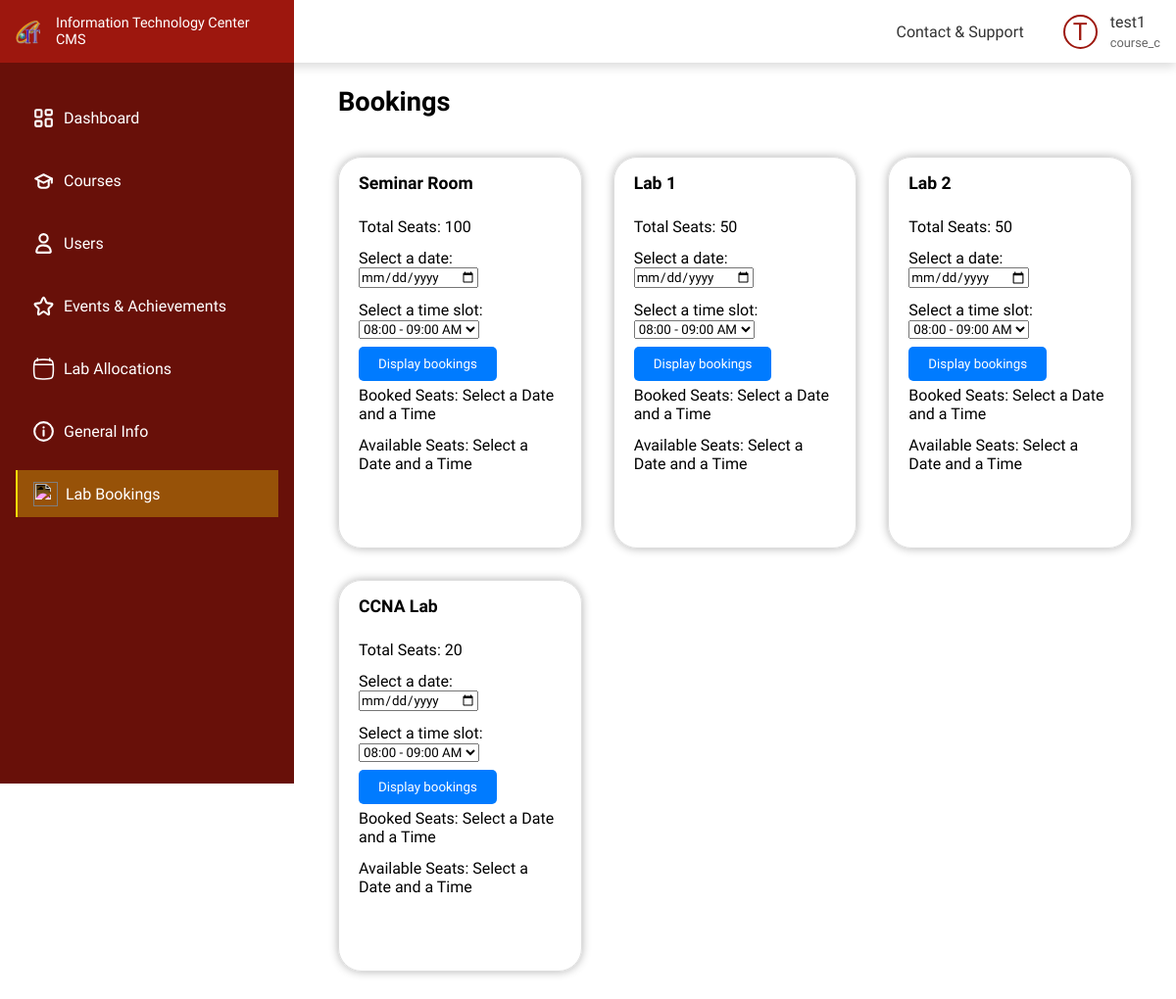
/pages/bookings/index.php (signed in), run on the app's committed database.
### tables this page shows
CREATE TABLE
    IF NOT EXISTS `user` (
        `u_id` int(10) UNSIGNED NOT NULL AUTO_INCREMENT,
        `user_name` varchar(50) NOT NULL,
        `email` varchar(100) NOT NULL,
        `password` varchar(255) NOT NULL,
        `contact` varchar(20) NOT NULL,
        `clearense` varchar(20) NOT NULL,
        PRIMARY KEY (`u_id`)
    );

CREATE TABLE
    IF NOT EXISTS `facility` (
        `f_id` int NOT NULL AUTO_INCREMENT,
        `f_name` varchar(50) NOT NULL,
        `total_seats` int NOT NULL,
        `price` int NOT NULL,
        `floor` varchar(20) NOT NULL,
        `in_charge` varchar(30) NOT NULL,
        PRIMARY KEY (`f_id`)
    );

### backend/functions/facilities.php (called while the page is built, shortened)
<?php
include_once $_SERVER['DOCUMENT_ROOT'] . "/config.php";
function getFacilities()
{
    global $conn;
    $sql = "SELECT * FROM facility";
    $res = mysqli_query($conn, $sql);
    $result = array();
    if (mysqli_num_rows($res) > 0) {
        while ($row = mysqli_fetch_assoc($res)) {
            $result[] = $row;
        }
    } else {
        $result = array('error' => mysqli_error($conn));
    }
    return $result;
}

### pages/bookings/index.php (the view, shortened to what this page needs)
<?php
include_once $_SERVER['DOCUMENT_ROOT'] . "/config.php";
include_once $_SERVER['DOCUMENT_ROOT'] . "/backend/functions/facilities.php";
$facilities = getFacilities();
$bookedSeats=0;
$post_f_id=-1;
?>
<!DOCTYPE html>
<html lang="en">
<head>
    <link rel="stylesheet" href="/css/bookings.css">
</head>
<body>
    <div class="flex-box">
        <div class="left">
            <?php
            include_once(APP_ROOT . "/includes/sidebar.php");
            ?>
        </div>
        <div class="right">
            <?php
            include_once(APP_ROOT . "/includes/header.php");
            ?>
            <main class="bookings">
                <div class="container">
                    <div class="title">
                        <h1>Bookings</h1>
                    </div>
                    <div class="card-container">
                        <?php if (isset($facilities[0]['f_name']))
                            foreach ($facilities as $key => $row) { ?>
                            <div class='card'>
                                <div class='card-content'>
                                    <h2 class='card-title'>
                                        <?= $row["f_name"] ?>
                                    </h2>
                                    <p class='card-description'>
                                        <?php $Total_seats= $row["total_seats"] ?>
                                        Total Seats: <?= $Total_seats ?>
                                    </p>
                                    <form action="" method="post">
                                        <p class='card-description'>
                                            <label for="date">Select a date:</label>
                                            <input type="date" name="date"  required>
                                        </p>
                                        <p class='card-description'>
                                            <label for="timeslot">Select a time slot:</label>
                                            <select name="timeslot" required>
                                                <option value="08:00 - 09:00 AM">08:00 - 09:00 AM</option>
                                            </select>
                                        </p>
                                        <input type="submit" value="Display bookings" style="background-color: #007BFF; color: #fff; padding: 10px 20px; border: none; border-radius: 5px; cursor: pointer; hover:brightness(1.2);">
                                    </form>
                                    <?php if ($post_f_id == $row["f_id"]) { ?>
                                        <p class='card-description'>
                                            Booked Seats: <?= $bookedSeats ?>
                                        </p>
                                    <?php } else { ?>
                                        <p class='card-description'>
                                            Booked Seats: Select a Date and a Time
                                        </p>
                                    <?php } ?>
                                    <?php if ($post_f_id == $row["f_id"]) { ?>
                                        <p class='card-description'>
                                            <?php $Available_Seats=$row["total_seats"] - $bookedSeats ?>
                                        Available Seats: <?= $Available_Seats ?>
                                        </p>
                                    <?php } else { ?>
                                        <p class='card-description'>
                                        Available Seats: Select a Date and a Time
                                        </p>
                                    <?php } ?>
                                </div>
                            </div>
                        <?php }
                        else { ?>
                            <p style="width:400px">No facilities Found.</p>
                        <?php } ?>
                    </div>
                </div>
            </main>
        </div>
    </div>
</body>
</html>

### includes/header.php (shortened to what this page needs)
<?php
include $_SERVER['DOCUMENT_ROOT'] . "/includes/header_core.php";
if (isset($_SESSION['user_id'])) {
  $user_id = $_SESSION['user_id'];
  $sql = "SELECT user_name, clearense FROM user WHERE u_id = ?";
  $stmt = $conn->prepare($sql);
  $stmt->bind_param("i", $user_id);
  $stmt->execute();
  $result = $stmt->get_result();
  if ($row = $result->fetch_assoc()) {
    $username = $row['user_name'];
    $role = $row['clearense'];
  }
}
?>
<!DOCTYPE html>
<html lang="en">
<head>
  <link rel="stylesheet" href="/css/header.css">
</head>
<body>
  <header>
    <div class="menu">
      <ul>
        <li><a href="/pages/contactNsupport.php">Contact & Support</a></li>
      </ul>
    </div>
    <div class="profile">
      <div class="img"><?php echo isset($username) ? strtoupper(substr($username, 0, 1)) : 'G'; ?></div>
      <h5><?php echo isset($username) ? $username : 'Guest'; ?></h5>
      <p><?php echo isset($role) ? $role : 'Guest'; ?></p>
    </div>
  </header>
</body>
</html>

### css/bookings.css (style rules this page uses)
.bookings { padding-top: 1.5rem; }
.bookings .card-container { display: grid; grid-template-columns: repeat(auto-fill, minmax(200px, 1fr)); gap: 2rem; margin: 2rem 0; }
.bookings .card { width: 100%; height: 400px; border-radius: 1.5rem; display: flex; flex-direction: column; overflow: hidden; box-shadow: 0 0 10px rgba(0, 0, 0, 0.3); transition: transform 0.2s; border: 1px solid #ddd; cursor: pointer; }
.bookings .card-content { padding: 1rem 20px; flex-grow: 1; display: flex; flex-direction: column; }
.bookings .card-title { font-size: 1.1rem; font-weight: 1500; padding-bottom: 20px; }
.bookings .card-description { margin-top: 5px; font-size: 1rem; font-weight: 400; max-height: 80px; overflow: auto; padding-bottom: 8px; }

### css/styles.css (style rules this page uses)
* { margin: 0; padding: 0; box-sizing: border-box; font-family: "Raleway", sans-serif; }
:root { --color-1: #9d170e; --color-2: #f9db08; --color-3: #305fa6; --color-4: #00b007; --color-5: #790483; --color-text-1: #333; --color-text-2: #666; --color-shade-1: #681009; }
.container { width: clamp(300px, 90%, 1440px); margin: auto; }
a { text-decoration: none; }
.flex-box { display: flex; }
.left { width: 300px; }
.right { width: calc(100% - 300px); padding-top: 4rem; }
.title { display: flex; align-items: center; justify-content: space-between; width: 100%; }
.title h1 { font-weight: 600; font-size: 1.7rem; margin-bottom: 0.5rem; display: flex; align-items: center; gap: 0.5rem; }

### css/header.css (style rules this page uses)
header { color: var(--color-text-1); box-shadow: 0 4px 10px rgba(0, 0, 0, 0.146); position: fixed; left: 0; top: 0; z-index: 10; background-color: white; display: flex; align-items: center; height: 4rem; gap: 0.5rem; width: 100%; padding: 0 1rem; }
.menu { display: flex; align-items: center; margin-left: auto; }
.menu ul { list-style: none; display: flex; gap: 1.2rem; }
.menu ul li { cursor: pointer; position: relative; font-weight: 400; font-size: 1rem; }
.menu ul li a { color: var(--color-text-1); }
.menu ul li:before { content: ""; position: absolute; bottom: -4px; left: 0; width: 0; height: 2px; background-color: transparent; transition: width 0.3s ease-in-out, background-color 0.3s ease-in-out; }
.profile { margin-left: 2rem; display: grid; grid-template-columns: 40px auto; gap: 0.25rem 0.5rem; align-items: center; cursor: pointer; }
.profile h5 { font-weight: 500; font-size: 1rem; }
.profile p { grid-column: 2; font-size: 0.8rem; color: var(--color-text-2); }
.profile .img { display: flex; font-size: 25px; align-items: center; justify-content: center; font-weight: 500; height: 35px; width: 35px; border-radius: 50%; grid-row: 1/3; border: 2px solid var(--color-1); color: var(--color-1); }

### data on the page
user: user_name "T", user_name "test1", clearense "course_c"
facility: f_name "Seminar Room", total_seats "100", shows "Booked Seats: Select a Date and a Time", shows "Available Seats: Select a Date and a Time"
facility: f_name "Lab 1", total_seats "50", shows "Booked Seats: Select a Date and a Time", shows "Available Seats: Select a Date and a Time"
facility: f_name "Lab 2", total_seats "50", shows "Booked Seats: Select a Date and a Time", shows "Available Seats: Select a Date and a Time"
facility: f_name "CCNA Lab", total_seats "20", shows "Booked Seats: Select a Date and a Time", shows "Available Seats: Select a Date and a Time"
